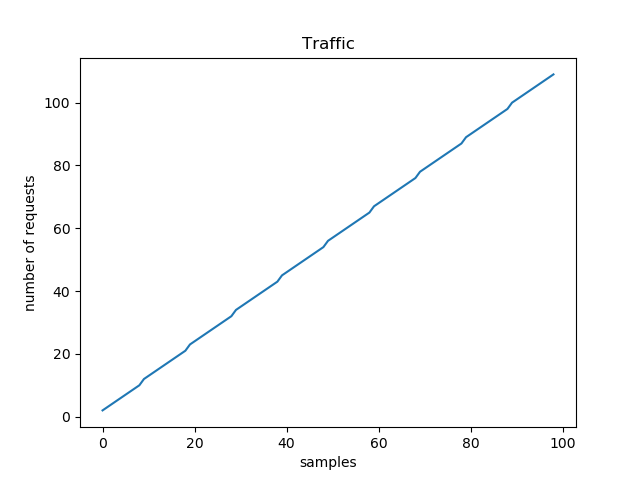

Here is the Python script that generated this plot:
import os, random
import numpy as np
import math
from numpy import random
import time
import matplotlib.pyplot as plt

# generate traffic distribution
def linear(x, l):
	y = l*x + 1
	return int(y)

# made requests
def get(n, url):
	cmd = 'ab -c 1 -n '+str(n)+' '+ url
	os.popen(cmd)

#show traffic plot
def plot(requests):
	plt.plot(requests)
	plt.title('Traffic')
	plt.xlabel('samples')
	plt.ylabel('number of requests')
	plt.show()
	# fig.savefig("test.png")

samples = 100
requests = []
urls = ['http://localhost:8080/bin/view/Dashboard/',
'http://localhost:8080/bin/view/Main/',
'http://localhost:8080/bin/view/Help/',
'http://localhost:8080/bin/view/Menu/',
'http://localhost:8080/bin/view/Sandbox/',
'http://localhost:8080/bin/view/Help/Macros/',
'http://localhost:8080/bin/view/Help/Templates/']


for t in range(1,samples):
	index = random.randint(0, len(urls)-1)
	url = urls[index]
	n = linear(t, 1.1)
	requests.append(n)

	# print(n, url)
	# time.sleep(5)
	# get(n,url)

plot(requests)